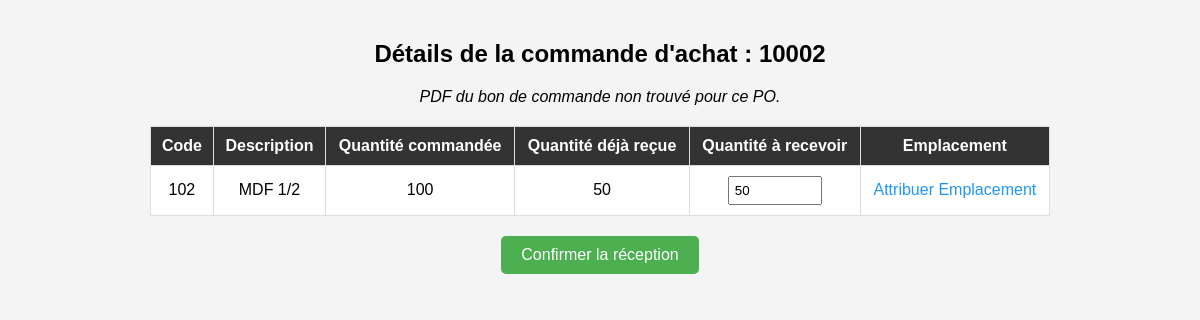
Page /reception/commande/2 on the committed database.
### app/models/achat.py (models this page shows, shortened)
class Achat(db.Model):
    __tablename__ = 'achat'
    id = db.Column(db.Integer, primary_key=True)
    po = db.Column(db.String(50), unique=True, nullable=False)
    date_achat = db.Column(db.DateTime, default=datetime.utcnow)
    fournisseur = db.Column(db.String(100))
    prix = db.Column(db.Float)
    projet_id = db.Column(db.Integer, db.ForeignKey('projet.id'), nullable=True)
    lignes_achat = db.relationship("LigneAchat", back_populates="achat", cascade="all, delete-orphan")

### app/models/produit.py (models this page shows, shortened)
class Produit(db.Model):
    __tablename__ = 'produit'
    id = db.Column(db.Integer, primary_key=True)
    code = db.Column(db.String(50), unique=True, nullable=True)
    description = db.Column(db.String(255))
    materiaux = db.Column(db.String(100))
    categorie = db.Column(db.String(100))
    quantite = db.Column(db.Integer, default=0)
    projets_associes = db.relationship("ProduitProjet", back_populates="produit", cascade="all, delete-orphan")
    lignes_achat = db.relationship("LigneAchat", back_populates="produit", cascade="all, delete-orphan")
    stocks = db.relationship("Stock", back_populates="produit", cascade="all, delete-orphan")
    lignes_commande = db.relationship("LigneCommandeProduction", back_populates="produit", cascade="all, delete-orphan")

### app/routes/reception_routes.py (the view)
@reception_bp.route("/commande/<int:achat_id>", methods=["GET"])
def details_commande(achat_id):
    achat = Achat.query.get(achat_id)
    if not achat:
        flash("Commande d'achat introuvée.", "error")
        return redirect(url_for("reception.reception"))
    nom_pdf = trouver_pdf_par_po(achat.po)
    details = []
    for ligne in achat.lignes_achat:
        produit = ligne.produit
        quantite_recue = sum(
            lr.quantite_recue for lr in produit.lignes_reception_detail if lr.reception.achat_id == achat.id
        )
        details.append({
            "produit_id": produit.id,
            "code": produit.code,
            "description": produit.description,
            "quantite_commandee": ligne.quantite,
            "quantite_recue": quantite_recue,
            "quantite_manquante": ligne.quantite - quantite_recue
        })
    return render_template("reception_commande.html", achat=achat, details=details, nom_pdf=nom_pdf)

### app/routes/reception_routes.py (called while the page is built)
def trouver_pdf_par_po(po):
    try:
        fichiers = os.listdir(DOSSIER_PDF)
    except Exception as e:
        current_app.logger.error(f"Erreur lors de l'accès au dossier PDF : {e}")
        return None
    for nom in fichiers:
        if nom.endswith(".pdf") and po in nom:
            return nom
    return None

### app/templates/reception_commande.html (shortened to what this page needs)
<!DOCTYPE html>
<html lang="fr">
<head>
</head>
<body>
    <h2>Détails de la commande d'achat : {{ achat.po }}</h2>
    {% if nom_pdf %}
        <p style="text-align: center;">
            <a href="{{ url_for('reception.telecharger_pdf', filename=nom_pdf) }}" target="_blank">
                📄 Afficher le bon de commande ({{ nom_pdf }})
            </a>
        </p>
    {% else %}
        <p style="text-align: center;"><em>PDF du bon de commande non trouvé pour ce PO.</em></p>
    {% endif %}
    <form id="confirmationForm" method="POST" action="{{ url_for('reception.confirmer_reception') }}">
        <table>
            <thead>
                <tr>
                    <th>Code</th>
                    <th>Description</th>
                    <th>Quantité commandée</th>
                    <th>Quantité déjà reçue</th>
                    <th>Quantité à recevoir</th>
                    <th>Emplacement</th>
                </tr>
            </thead>
            <tbody>
                {% for detail in details %}
                <tr>
                    <td>{{ detail.code }}</td>
                    <td>{{ detail.description }}</td>
                    <td>{{ detail.quantite_commandee }}</td>
                    <td>{{ detail.quantite_recue }}</td>
                    <td>
                        <input type="number" name="qte_{{ detail.produit_id }}" min="0" max="{{ detail.quantite_manquante }}" value="{{ detail.quantite_manquante }}">
                    </td>
                    <td>
                        <a href="/plan?produit_id={{ detail.produit_id }}&achat_id={{ achat.id }}" class="attribuer-emplacement">Attribuer Emplacement</a>
                    </td>
                </tr>
                {% endfor %}
            </tbody>
        </table>
        <button type="submit">Confirmer la réception</button>
    </form>
</body>
</html>

### app/templates/reception_commande.html (style rules this page uses)
body { font-family: Arial, sans-serif; background-color: #f4f4f4; margin: 0; padding: 20px; }
h2 { text-align: center; }
table { width: 100%; border-collapse: collapse; background: white; margin: 20px auto; max-width: 900px; }
th, td { border: 1px solid #ddd; padding: 10px; text-align: center; }
th { background-color: #333; color: white; }
input[type="number"] { width: 80px; padding: 5px; }
button { display: block; margin: 20px auto; padding: 10px 20px; font-size: 16px; background-color: #4CAF50; color: white; border: none; border-radius: 5px; cursor: pointer; }
.attribuer-emplacement { color: #2196F3; cursor: pointer; text-decoration: none; }

### rows in the picture
Achat: po "10002"
Produit: code "102", description "MDF 1/2", quantite_commandee "100", quantite_recue "50", quantite_manquante "50"
